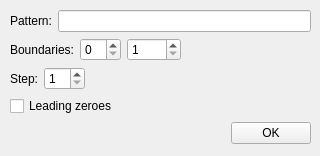
<ui version="4.0" >
 <class>MainWindow</class>
 <widget class="QMainWindow" name="MainWindow" >
  <property name="geometry" >
   <rect>
    <x>0</x>
    <y>0</y>
    <width>320</width>
    <height>156</height>
   </rect>
  </property>
  <property name="windowTitle" >
   <string>Batcher</string>
  </property>
  <property name="windowIcon" >
   <iconset resource="resources.qrc" >:/resources/images/batcher.png</iconset>
  </property>
  <widget class="QWidget" name="centralwidget" >
   <widget class="QWidget" name="layoutWidget" >
    <property name="geometry" >
     <rect>
      <x>10</x>
      <y>10</y>
      <width>301</width>
      <height>137</height>
     </rect>
    </property>
    <layout class="QVBoxLayout" >
     <item>
      <layout class="QHBoxLayout" >
       <item>
        <widget class="QLabel" name="PatternLabel_" >
         <property name="text" >
          <string>Pattern:</string>
         </property>
         <property name="textFormat" >
          <enum>Qt::AutoText</enum>
         </property>
        </widget>
       </item>
       <item>
        <widget class="QLineEdit" name="PatternLine_" />
       </item>
      </layout>
     </item>
     <item>
      <layout class="QHBoxLayout" >
       <item>
        <widget class="QLabel" name="SpinLabel_" >
         <property name="text" >
          <string>Boundaries:</string>
         </property>
        </widget>
       </item>
       <item>
        <widget class="QSpinBox" name="LowerBoundary_" />
       </item>
       <item>
        <widget class="QSpinBox" name="UpperBoundary_" >
         <property name="minimum" >
          <number>1</number>
         </property>
         <property name="maximum" >
          <number>9999</number>
         </property>
        </widget>
       </item>
       <item>
        <spacer>
         <property name="orientation" >
          <enum>Qt::Horizontal</enum>
         </property>
         <property name="sizeHint" >
          <size>
           <width>40</width>
           <height>20</height>
          </size>
         </property>
        </spacer>
       </item>
      </layout>
     </item>
     <item>
      <layout class="QHBoxLayout" >
       <item>
        <widget class="QLabel" name="StepLabel_" >
         <property name="text" >
          <string>Step:</string>
         </property>
        </widget>
       </item>
       <item>
        <widget class="QSpinBox" name="StepSpinBox_" >
         <property name="minimum" >
          <number>1</number>
         </property>
        </widget>
       </item>
       <item>
        <spacer>
         <property name="orientation" >
          <enum>Qt::Horizontal</enum>
         </property>
         <property name="sizeHint" >
          <size>
           <width>40</width>
           <height>20</height>
          </size>
         </property>
        </spacer>
       </item>
      </layout>
     </item>
     <item>
      <widget class="QCheckBox" name="LeadingZeroes_" >
       <property name="text" >
        <string>Leading zeroes</string>
       </property>
      </widget>
     </item>
     <item>
      <layout class="QHBoxLayout" >
       <item>
        <spacer>
         <property name="orientation" >
          <enum>Qt::Horizontal</enum>
         </property>
         <property name="sizeHint" >
          <size>
           <width>40</width>
           <height>20</height>
          </size>
         </property>
        </spacer>
       </item>
       <item>
        <widget class="QPushButton" name="OK_" >
         <property name="text" >
          <string>OK</string>
         </property>
        </widget>
       </item>
      </layout>
     </item>
    </layout>
   </widget>
  </widget>
 </widget>
 <resources>
  <include location="resources.qrc" />
 </resources>
 <connections/>
</ui>
